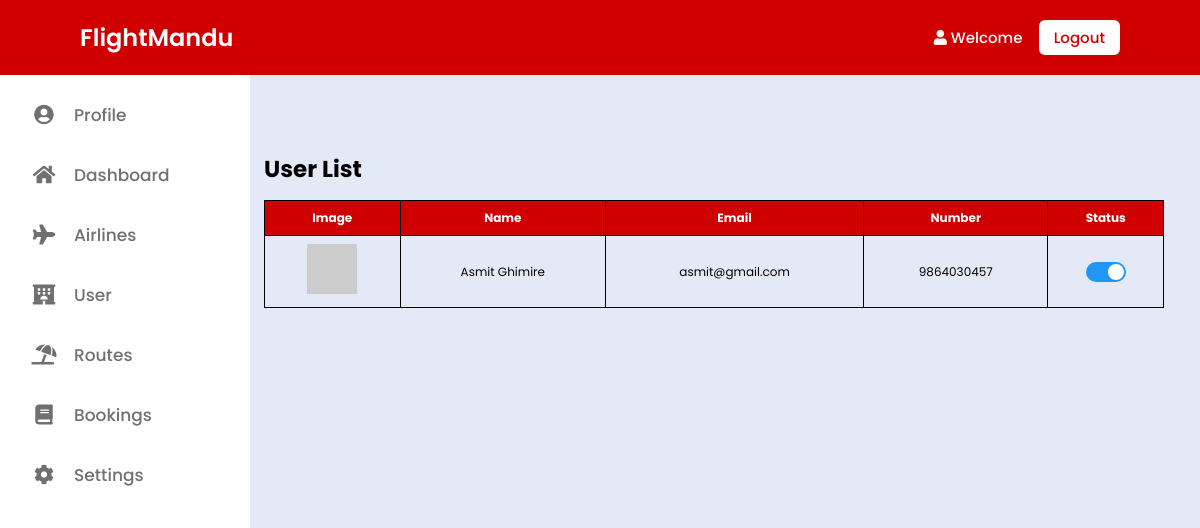
The page /userlist/ (signed in) on the database its author committed.
### flightmandu/models.py (models this page shows, shortened)
class User(AbstractBaseUser):
    email = models.EmailField(unique=True)
    first_name = models.CharField(max_length=100)
    last_name = models.CharField(max_length=100)
    phone = models.CharField(max_length=20)
    is_active = models.BooleanField(default=True)
    is_staff = models.BooleanField(default=False)
    signup_timestamp = models.DateTimeField(default=timezone.now)
    objects = CustomUserManager()
    USERNAME_FIELD = 'email'
    REQUIRED_FIELDS = ['first_name', 'last_name', 'phone']

### flightmandu/views.py (the view)
# urls.py: path('userlist/', views.userlist, name='userlist'),
def userlist(request):
    if request.user.is_authenticated:
        users = User.objects.all()
        return render(request, 'admin/userlist.html', {'users': users})
    else:
        return redirect('adminlogin')

### templates/admin/userlist.html (shortened to what this page needs)
{% extends 'base.html' %}
{% load static %}
{% block content %}
<!DOCTYPE html>
<html lang="en">
<head>
</head>
<body>
    <div style="position: absolute; top: 19%; left: 22%; text-align: center; font-family: 'Poppins', sans-serif; font-size: 23px; font-weight: bold;">User List</div>
<table>
    <thead>
        <tr>
            <th>Image</th>
            <th>Name</th>
            <th>Email</th>
            <th>Number</th>
            <th>Status</th>
        </tr>
    </thead>
    <tbody>
        {% for user in users %}
        <tr>
            <td><img src="https://via.placeholder.com/50" alt="User Image"></td>
            <td>{{ user.first_name }} {{ user.last_name }}</td>
            <td>{{ user.email }}</td>
            <td>{{ user.phone }}</td>
            <td>
                <label class="switch">
                    <span class="slider"></span>
                </label>
            </td>
        </tr>
        {% endfor %}
    </tbody>
</table>
{% include 'adminbase.html' %}
</body>
</html>
{% endblock %}

### static/css/style.css (style rules this page uses)
* { margin: 0; padding: 0; box-sizing: border-box; text-decoration: none; }
html { scroll-behavior: smooth; }

### static/css/menubar.css (style rules this page uses)
* { margin: 0; padding: 0; box-sizing: border-box; font-family: 'Poppins', sans-serif; }
:root { --body-color: #E4E9F7; --sidebar-color: #FFF; --primary-color: #d00000; --primary-color-light: #F6F5FF; --toggle-color: #DDD; --text-color: #707070; --tran-03: all 0.2s ease; --tran-03: all 0.3s ease; --tran-04: all 0.3s ease; --tran-05: all 0.3s ease; }
body { min-height: 100vh; background-color: var(--body-color); transition: var(--tran-05); }
.switch::before { content: ''; position: absolute; height: 15px; width: 15px; border-radius: 50%; top: 50%; left: 5px; transform: translateY(-50%); background-color: var(--sidebar-color); transition: var(--tran-04); }

### templates/admin/userlist.html (style rules this page uses)
table { width: 75%; position: absolute; top: 25%; left: 22%; border-collapse: collapse; }
th, td { padding: 8px; text-align: center; color: white; font-family: 'Poppins', sans-serif; border: 1.5px solid black; font-size: 12px; }
th { background-color: #d00000; }
td { color: black; }
.switch { position: relative; display: inline-block; width: 40px; height: 20px; }
.slider { position: absolute; cursor: pointer; top: 0; left: 0; right: 0; bottom: 0; background-color: #ccc; -webkit-transition: .4s; transition: .4s; border-radius: 20px; }
.slider:before { position: absolute; content: ""; height: 16px; width: 16px; left: 2px; bottom: 2px; background-color: white; -webkit-transition: .4s; transition: .4s; border-radius: 50%; }
input:checked + .slider { background-color: #2196F3; }
input:checked + .slider:before { -webkit-transform: translateX(20px); -ms-transform: translateX(20px); transform: translateX(20px); }

### rows shown on the page
User: first_name "Asmit", last_name "Ghimire", email "asmit@gmail.com", phone "9864030457"
